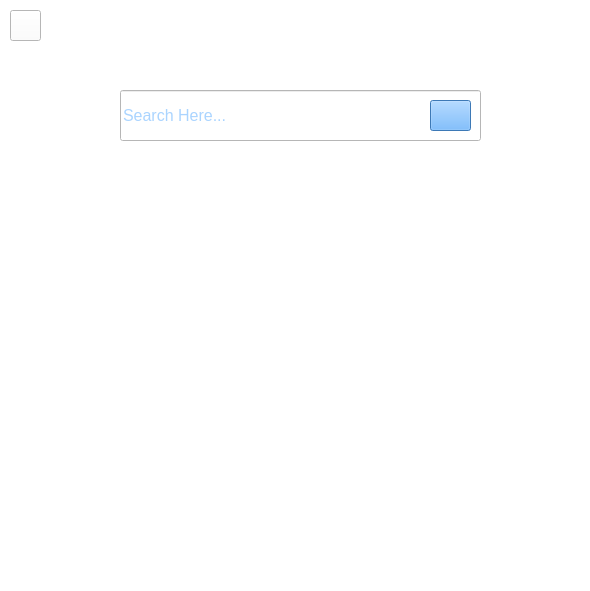
<?xml version="1.0" encoding="UTF-8"?>
<ui version="4.0">
 <class>Widget</class>
 <widget class="QWidget" name="Widget">
  <property name="geometry">
   <rect>
    <x>0</x>
    <y>0</y>
    <width>590</width>
    <height>591</height>
   </rect>
  </property>
  <property name="windowTitle">
   <string>Widget</string>
  </property>
  <widget class="QStackedWidget" name="stackedWidget">
   <property name="geometry">
    <rect>
     <x>0</x>
     <y>0</y>
     <width>591</width>
     <height>591</height>
    </rect>
   </property>
   <property name="sizeIncrement">
    <size>
     <width>0</width>
     <height>22</height>
    </size>
   </property>
   <property name="styleSheet">
    <string notr="true">background-color: rgb(255, 255, 255);

</string>
   </property>
   <property name="frameShape">
    <enum>QFrame::NoFrame</enum>
   </property>
   <property name="frameShadow">
    <enum>QFrame::Plain</enum>
   </property>
   <property name="currentIndex">
    <number>2</number>
   </property>
   <widget class="QWidget" name="page_0">
    <property name="styleSheet">
     <string notr="true">background-image: url(:/res/oisaw.png);</string>
    </property>
    <widget class="QPushButton" name="pushButton">
     <property name="geometry">
      <rect>
       <x>90</x>
       <y>290</y>
       <width>151</width>
       <height>51</height>
      </rect>
     </property>
     <property name="font">
      <font>
       <pointsize>11</pointsize>
       <bold>true</bold>
      </font>
     </property>
     <property name="styleSheet">
      <string notr="true">color: rgb(85, 170, 255);</string>
     </property>
     <property name="text">
      <string>GET STARTED</string>
     </property>
    </widget>
    <widget class="QPushButton" name="pushButton_2">
     <property name="geometry">
      <rect>
       <x>330</x>
       <y>290</y>
       <width>161</width>
       <height>51</height>
      </rect>
     </property>
     <property name="font">
      <font>
       <pointsize>11</pointsize>
       <bold>true</bold>
      </font>
     </property>
     <property name="styleSheet">
      <string notr="true">color: rgb(0, 170, 255);
color: rgb(85, 170, 255);</string>
     </property>
     <property name="text">
      <string>REGISTER</string>
     </property>
    </widget>
    <widget class="QPushButton" name="pushButton_3">
     <property name="geometry">
      <rect>
       <x>90</x>
       <y>430</y>
       <width>151</width>
       <height>51</height>
      </rect>
     </property>
     <property name="font">
      <font>
       <pointsize>9</pointsize>
       <bold>true</bold>
      </font>
     </property>
     <property name="styleSheet">
      <string notr="true">color: rgb(85, 170, 255);</string>
     </property>
     <property name="text">
      <string>Emergency Hotlines</string>
     </property>
    </widget>
    <widget class="QPushButton" name="pushButton_4">
     <property name="geometry">
      <rect>
       <x>330</x>
       <y>430</y>
       <width>161</width>
       <height>51</height>
      </rect>
     </property>
     <property name="font">
      <font>
       <pointsize>11</pointsize>
       <bold>true</bold>
      </font>
     </property>
     <property name="styleSheet">
      <string notr="true">color: rgb(85, 170, 255);</string>
     </property>
     <property name="text">
      <string>UPDATE</string>
     </property>
    </widget>
   </widget>
   <widget class="QWidget" name="page">
    <property name="styleSheet">
     <string notr="true">background-color: rgb(255, 255, 255);</string>
    </property>
    <widget class="QLabel" name="label_46">
     <property name="geometry">
      <rect>
       <x>0</x>
       <y>0</y>
       <width>591</width>
       <height>591</height>
      </rect>
     </property>
     <property name="text">
      <string/>
     </property>
     <property name="pixmap">
      <pixmap resource="picc.qrc">:/res/call.png</pixmap>
     </property>
     <property name="scaledContents">
      <bool>true</bool>
     </property>
    </widget>
    <widget class="QPushButton" name="pushButton_6">
     <property name="geometry">
      <rect>
       <x>10</x>
       <y>10</y>
       <width>41</width>
       <height>29</height>
      </rect>
     </property>
     <property name="text">
      <string/>
     </property>
     <property name="icon">
      <iconset resource="picc.qrc">
       <normaloff>:/res/png-clipart-button-back-s-blue-text.png</normaloff>:/res/png-clipart-button-back-s-blue-text.png</iconset>
     </property>
    </widget>
   </widget>
   <widget class="QWidget" name="page_2">
    <property name="styleSheet">
     <string notr="true">background-image: url(:/res/location.png);</string>
    </property>
    <widget class="QPushButton" name="button_2">
     <property name="geometry">
      <rect>
       <x>10</x>
       <y>10</y>
       <width>31</width>
       <height>31</height>
      </rect>
     </property>
     <property name="styleSheet">
      <string notr="true"/>
     </property>
     <property name="text">
      <string/>
     </property>
     <property name="icon">
      <iconset resource="picc.qrc">
       <normaloff>:/res/png-clipart-button-back-s-blue-text.png</normaloff>:/res/png-clipart-button-back-s-blue-text.png</iconset>
     </property>
    </widget>
    <widget class="QLineEdit" name="lineEdit">
     <property name="geometry">
      <rect>
       <x>120</x>
       <y>90</y>
       <width>361</width>
       <height>51</height>
      </rect>
     </property>
     <property name="font">
      <font>
       <pointsize>12</pointsize>
      </font>
     </property>
     <property name="layoutDirection">
      <enum>Qt::LeftToRight</enum>
     </property>
     <property name="autoFillBackground">
      <bool>false</bool>
     </property>
     <property name="styleSheet">
      <string notr="true">color: rgb(85, 170, 255);
background-image: url(:/res/back ground.png);
background-color: rgb(255, 255, 255);
</string>
     </property>
     <property name="inputMask">
      <string/>
     </property>
     <property name="text">
      <string/>
     </property>
     <property name="maxLength">
      <number>32766</number>
     </property>
     <property name="placeholderText">
      <string>Search Here...</string>
     </property>
    </widget>
    <widget class="QPushButton" name="button_3">
     <property name="geometry">
      <rect>
       <x>430</x>
       <y>100</y>
       <width>41</width>
       <height>31</height>
      </rect>
     </property>
     <property name="styleSheet">
      <string notr="true">background-color: rgb(85, 170, 255);
color: rgb(85, 170, 255);
background-image: url(:/res/back ground.png);</string>
     </property>
     <property name="text">
      <string/>
     </property>
     <property name="icon">
      <iconset resource="picc.qrc">
       <normaloff>:/res/search.png</normaloff>:/res/search.png</iconset>
     </property>
     <property name="autoRepeatInterval">
      <number>102</number>
     </property>
    </widget>
    <zorder>lineEdit</zorder>
    <zorder>button_2</zorder>
    <zorder>button_3</zorder>
   </widget>
   <widget class="QWidget" name="page_1">
    <property name="maximumSize">
     <size>
      <width>16777215</width>
      <height>16777212</height>
     </size>
    </property>
    <property name="font">
     <font>
      <family>Times New Roman</family>
     </font>
    </property>
    <property name="styleSheet">
     <string notr="true">background-image: url(:/res/oisaw.png);</string>
    </property>
    <widget class="QPushButton" name="save">
     <property name="geometry">
      <rect>
       <x>390</x>
       <y>420</y>
       <width>61</width>
       <height>31</height>
      </rect>
     </property>
     <property name="font">
      <font>
       <family>Segoe UI</family>
       <pointsize>12</pointsize>
      </font>
     </property>
     <property name="styleSheet">
      <string notr="true">color: rgb(85, 170, 255);</string>
     </property>
     <property name="text">
      <string>SAVE</string>
     </property>
    </widget>
    <widget class="QPushButton" name="button_1">
     <property name="geometry">
      <rect>
       <x>140</x>
       <y>220</y>
       <width>171</width>
       <height>29</height>
      </rect>
     </property>
     <property name="font">
      <font>
       <family>Segoe UI</family>
       <pointsize>12</pointsize>
      </font>
     </property>
     <property name="styleSheet">
      <string notr="true">color: rgb(85, 170, 255);</string>
     </property>
     <property name="text">
      <string>CHECK UPDATES...</string>
     </property>
    </widget>
    <widget class="QWidget" name="layoutWidget">
     <property name="geometry">
      <rect>
       <x>140</x>
       <y>378</y>
       <width>311</width>
       <height>30</height>
      </rect>
     </property>
     <layout class="QHBoxLayout" name="_2">
      <property name="leftMargin">
       <number>3</number>
      </property>
      <item>
       <widget class="QLabel" name="label_5">
        <property name="font">
         <font>
          <pointsize>12</pointsize>
         </font>
        </property>
        <property name="styleSheet">
         <string notr="true">color: rgb(85, 170, 255);
background-color: rgb(85, 170, 255);
background-image: url(:/res/back ground.png);</string>
        </property>
        <property name="text">
         <string>ADDRESS:</string>
        </property>
        <property name="textFormat">
         <enum>Qt::PlainText</enum>
        </property>
       </widget>
      </item>
      <item>
       <widget class="QLineEdit" name="address">
        <property name="styleSheet">
         <string notr="true">color: rgb(0, 0, 0);</string>
        </property>
       </widget>
      </item>
     </layout>
    </widget>
    <widget class="QWidget" name="layoutWidget">
     <property name="geometry">
      <rect>
       <x>140</x>
       <y>300</y>
       <width>311</width>
       <height>30</height>
      </rect>
     </property>
     <layout class="QHBoxLayout" name="horizontalLayout_3">
      <item>
       <widget class="QLabel" name="label">
        <property name="font">
         <font>
          <pointsize>12</pointsize>
         </font>
        </property>
        <property name="styleSheet">
         <string notr="true">color: rgb(85, 170, 255);
background-image: url(:/res/backfinal.png);</string>
        </property>
        <property name="text">
         <string>NAME:</string>
        </property>
        <property name="textFormat">
         <enum>Qt::PlainText</enum>
        </property>
        <property name="scaledContents">
         <bool>true</bool>
        </property>
       </widget>
      </item>
      <item>
       <widget class="QLineEdit" name="name">
        <property name="sizeIncrement">
         <size>
          <width>0</width>
          <height>47</height>
         </size>
        </property>
        <property name="styleSheet">
         <string notr="true">color: rgb(0, 0, 0);</string>
        </property>
        <property name="text">
         <string/>
        </property>
       </widget>
      </item>
     </layout>
    </widget>
    <widget class="QWidget" name="layoutWidget">
     <property name="geometry">
      <rect>
       <x>140</x>
       <y>338</y>
       <width>311</width>
       <height>30</height>
      </rect>
     </property>
     <layout class="QHBoxLayout" name="horizontalLayout_2">
      <item>
       <widget class="QLabel" name="label_4">
        <property name="font">
         <font>
          <pointsize>12</pointsize>
         </font>
        </property>
        <property name="styleSheet">
         <string notr="true">color: rgb(85, 170, 255);
background-image: url(:/res/back ground.png);</string>
        </property>
        <property name="text">
         <string>AGE:</string>
        </property>
        <property name="textFormat">
         <enum>Qt::PlainText</enum>
        </property>
       </widget>
      </item>
      <item>
       <widget class="QLineEdit" name="age">
        <property name="styleSheet">
         <string notr="true">color: rgb(0, 0, 0);</string>
        </property>
       </widget>
      </item>
     </layout>
    </widget>
    <widget class="QPushButton" name="pushButton_5">
     <property name="geometry">
      <rect>
       <x>10</x>
       <y>10</y>
       <width>31</width>
       <height>21</height>
      </rect>
     </property>
     <property name="text">
      <string/>
     </property>
     <property name="icon">
      <iconset resource="picc.qrc">
       <normaloff>:/res/png-clipart-button-back-s-blue-text.png</normaloff>:/res/png-clipart-button-back-s-blue-text.png</iconset>
     </property>
    </widget>
   </widget>
   <widget class="QWidget" name="page_9">
    <property name="styleSheet">
     <string notr="true">background-image: url(:/res/backfinal.png);</string>
    </property>
    <widget class="QPushButton" name="pushButton_7">
     <property name="geometry">
      <rect>
       <x>10</x>
       <y>10</y>
       <width>41</width>
       <height>29</height>
      </rect>
     </property>
     <property name="text">
      <string/>
     </property>
     <property name="icon">
      <iconset resource="picc.qrc">
       <normaloff>:/res/png-clipart-button-back-s-blue-text.png</normaloff>:/res/png-clipart-button-back-s-blue-text.png</iconset>
     </property>
    </widget>
    <widget class="QLineEdit" name="searchName">
     <property name="geometry">
      <rect>
       <x>30</x>
       <y>60</y>
       <width>511</width>
       <height>28</height>
      </rect>
     </property>
     <property name="styleSheet">
      <string notr="true">color: rgb(0, 0, 0);</string>
     </property>
     <property name="placeholderText">
      <string>Search Name...</string>
     </property>
    </widget>
    <widget class="QPushButton" name="searchButton">
     <property name="geometry">
      <rect>
       <x>502</x>
       <y>60</y>
       <width>31</width>
       <height>29</height>
      </rect>
     </property>
     <property name="text">
      <string/>
     </property>
     <property name="icon">
      <iconset resource="picc.qrc">
       <normaloff>:/res/search.png</normaloff>:/res/search.png</iconset>
     </property>
     <property name="iconSize">
      <size>
       <width>20</width>
       <height>20</height>
      </size>
     </property>
    </widget>
    <widget class="QTableWidget" name="dataTable">
     <property name="geometry">
      <rect>
       <x>30</x>
       <y>100</y>
       <width>511</width>
       <height>81</height>
      </rect>
     </property>
     <property name="styleSheet">
      <string notr="true">border-color: rgb(0, 0, 0);
background-color: rgb(170, 255, 255);
background-color: rgb(170, 255, 255);
color: rgb(0, 0, 0);
background-color: rgb(255, 255, 255);</string>
     </property>
    </widget>
    <widget class="QPushButton" name="updateButton">
     <property name="geometry">
      <rect>
       <x>360</x>
       <y>190</y>
       <width>83</width>
       <height>29</height>
      </rect>
     </property>
     <property name="styleSheet">
      <string notr="true">color: rgb(0, 0, 0);
font: 700 9pt &quot;Segoe UI&quot;;</string>
     </property>
     <property name="text">
      <string>UPDATE</string>
     </property>
    </widget>
    <widget class="QPushButton" name="deleteButton">
     <property name="geometry">
      <rect>
       <x>460</x>
       <y>190</y>
       <width>83</width>
       <height>29</height>
      </rect>
     </property>
     <property name="styleSheet">
      <string notr="true">color: rgb(0, 0, 0);
font: 600 italic 9pt &quot;Segoe UI&quot;;
font: 700 9pt &quot;Segoe UI&quot;;</string>
     </property>
     <property name="text">
      <string>DELETE</string>
     </property>
    </widget>
   </widget>
   <widget class="QWidget" name="page_3">
    <property name="styleSheet">
     <string notr="true">background-color: rgb(244, 255, 240);</string>
    </property>
    <widget class="QPushButton" name="button_4">
     <property name="geometry">
      <rect>
       <x>10</x>
       <y>10</y>
       <width>31</width>
       <height>31</height>
      </rect>
     </property>
     <property name="text">
      <string/>
     </property>
     <property name="icon">
      <iconset resource="picc.qrc">
       <normaloff>:/res/png-clipart-button-back-s-blue-text.png</normaloff>:/res/png-clipart-button-back-s-blue-text.png</iconset>
     </property>
    </widget>
    <widget class="QLabel" name="label_17">
     <property name="geometry">
      <rect>
       <x>500</x>
       <y>150</y>
       <width>81</width>
       <height>20</height>
      </rect>
     </property>
     <property name="font">
      <font>
       <family>Segoe UI</family>
       <pointsize>12</pointsize>
       <italic>false</italic>
       <bold>true</bold>
      </font>
     </property>
     <property name="styleSheet">
      <string notr="true">color: rgb(0, 0, 255);
font: 700 12pt &quot;Segoe UI&quot;;</string>
     </property>
     <property name="text">
      <string/>
     </property>
    </widget>
    <widget class="QLabel" name="label_16">
     <property name="geometry">
      <rect>
       <x>440</x>
       <y>130</y>
       <width>51</width>
       <height>51</height>
      </rect>
     </property>
     <property name="text">
      <string/>
     </property>
     <property name="pixmap">
      <pixmap resource="picc.qrc">:/res/hum.png</pixmap>
     </property>
     <property name="scaledContents">
      <bool>true</bool>
     </property>
    </widget>
    <widget class="QLabel" name="label_19">
     <property name="geometry">
      <rect>
       <x>50</x>
       <y>10</y>
       <width>171</width>
       <height>20</height>
      </rect>
     </property>
     <property name="font">
      <font>
       <pointsize>12</pointsize>
       <bold>true</bold>
      </font>
     </property>
     <property name="styleSheet">
      <string notr="true">color: rgb(0, 85, 0);</string>
     </property>
     <property name="text">
      <string>STATION 1: ASIGA</string>
     </property>
    </widget>
    <widget class="QLabel" name="label_15">
     <property name="geometry">
      <rect>
       <x>440</x>
       <y>60</y>
       <width>51</width>
       <height>51</height>
      </rect>
     </property>
     <property name="text">
      <string/>
     </property>
     <property name="pixmap">
      <pixmap resource="picc.qrc">:/res/tempt.png</pixmap>
     </property>
     <property name="scaledContents">
      <bool>true</bool>
     </property>
    </widget>
    <widget class="QLabel" name="label_10">
     <property name="geometry">
      <rect>
       <x>190</x>
       <y>360</y>
       <width>211</width>
       <height>201</height>
      </rect>
     </property>
     <property name="text">
      <string/>
     </property>
     <property name="pixmap">
      <pixmap resource="picc.qrc">:/res/Button_Icon_Green.svg-removebg-preview.png</pixmap>
     </property>
     <property name="scaledContents">
      <bool>true</bool>
     </property>
    </widget>
    <widget class="QLabel" name="label_9">
     <property name="geometry">
      <rect>
       <x>500</x>
       <y>80</y>
       <width>81</width>
       <height>20</height>
      </rect>
     </property>
     <property name="styleSheet">
      <string notr="true">color: rgb(170, 0, 0);
font: 700 12pt &quot;Segoe UI&quot;;</string>
     </property>
     <property name="frameShape">
      <enum>QFrame::StyledPanel</enum>
     </property>
     <property name="text">
      <string/>
     </property>
    </widget>
    <widget class="QLabel" name="label_8">
     <property name="geometry">
      <rect>
       <x>440</x>
       <y>200</y>
       <width>91</width>
       <height>20</height>
      </rect>
     </property>
     <property name="styleSheet">
      <string notr="true">color: rgb(85, 85, 127);
font: 700 11pt &quot;Segoe UI&quot;;</string>
     </property>
     <property name="text">
      <string>TextLabel</string>
     </property>
    </widget>
    <widget class="QLabel" name="label_12">
     <property name="geometry">
      <rect>
       <x>440</x>
       <y>230</y>
       <width>21</width>
       <height>21</height>
      </rect>
     </property>
     <property name="frameShape">
      <enum>QFrame::NoFrame</enum>
     </property>
     <property name="midLineWidth">
      <number>2</number>
     </property>
     <property name="text">
      <string/>
     </property>
     <property name="pixmap">
      <pixmap resource="picc.qrc">:/res/Button_Icon_Green.svg-removebg-preview.png</pixmap>
     </property>
     <property name="scaledContents">
      <bool>true</bool>
     </property>
    </widget>
    <widget class="QLabel" name="label_14">
     <property name="geometry">
      <rect>
       <x>440</x>
       <y>290</y>
       <width>21</width>
       <height>21</height>
      </rect>
     </property>
     <property name="text">
      <string/>
     </property>
     <property name="pixmap">
      <pixmap resource="picc.qrc">:/res/red-removebg-preview.png</pixmap>
     </property>
     <property name="scaledContents">
      <bool>true</bool>
     </property>
    </widget>
    <widget class="QLabel" name="label_28">
     <property name="geometry">
      <rect>
       <x>440</x>
       <y>260</y>
       <width>21</width>
       <height>21</height>
      </rect>
     </property>
     <property name="text">
      <string/>
     </property>
     <property name="pixmap">
      <pixmap resource="picc.qrc">:/res/large-orange-circle_1f7e0-removebg-preview.png</pixmap>
     </property>
     <property name="scaledContents">
      <bool>true</bool>
     </property>
    </widget>
    <widget class="QLabel" name="label_29">
     <property name="geometry">
      <rect>
       <x>470</x>
       <y>230</y>
       <width>71</width>
       <height>20</height>
      </rect>
     </property>
     <property name="styleSheet">
      <string notr="true">color: rgb(0, 255, 0);
font: 700 9pt &quot;Segoe UI&quot;;</string>
     </property>
     <property name="text">
      <string/>
     </property>
    </widget>
    <widget class="QLabel" name="label_30">
     <property name="geometry">
      <rect>
       <x>470</x>
       <y>260</y>
       <width>91</width>
       <height>20</height>
      </rect>
     </property>
     <property name="styleSheet">
      <string notr="true">color: rgb(255, 85, 0);
font: 700 9pt &quot;Segoe UI&quot;;</string>
     </property>
     <property name="text">
      <string/>
     </property>
    </widget>
    <widget class="QLabel" name="label_31">
     <property name="geometry">
      <rect>
       <x>470</x>
       <y>290</y>
       <width>71</width>
       <height>20</height>
      </rect>
     </property>
     <property name="styleSheet">
      <string notr="true">color: rgb(170, 0, 0);
font: 700 9pt &quot;Segoe UI&quot;;</string>
     </property>
     <property name="text">
      <string/>
     </property>
    </widget>
    <widget class="QLabel" name="label_18">
     <property name="geometry">
      <rect>
       <x>50</x>
       <y>40</y>
       <width>371</width>
       <height>301</height>
      </rect>
     </property>
     <property name="text">
      <string/>
     </property>
     <property name="pixmap">
      <pixmap resource="picc.qrc">:/res/mapg.png</pixmap>
     </property>
     <property name="scaledContents">
      <bool>true</bool>
     </property>
    </widget>
   </widget>
   <widget class="QWidget" name="page_4">
    <property name="styleSheet">
     <string notr="true">background-color: rgb(234, 237, 255);
background-color: rgb(255, 255, 255);</string>
    </property>
    <widget class="QPushButton" name="button_5">
     <property name="geometry">
      <rect>
       <x>10</x>
       <y>10</y>
       <width>31</width>
       <height>31</height>
      </rect>
     </property>
     <property name="text">
      <string/>
     </property>
     <property name="icon">
      <iconset resource="picc.qrc">
       <normaloff>:/res/png-clipart-button-back-s-blue-text.png</normaloff>:/res/png-clipart-button-back-s-blue-text.png</iconset>
     </property>
    </widget>
    <widget class="QLabel" name="label_2">
     <property name="geometry">
      <rect>
       <x>50</x>
       <y>40</y>
       <width>381</width>
       <height>301</height>
      </rect>
     </property>
     <property name="text">
      <string/>
     </property>
     <property name="pixmap">
      <pixmap resource="picc.qrc">:/res/bl.png</pixmap>
     </property>
     <property name="scaledContents">
      <bool>true</bool>
     </property>
    </widget>
    <widget class="QLabel" name="label_20">
     <property name="geometry">
      <rect>
       <x>60</x>
       <y>10</y>
       <width>231</width>
       <height>20</height>
      </rect>
     </property>
     <property name="font">
      <font>
       <pointsize>12</pointsize>
       <bold>true</bold>
      </font>
     </property>
     <property name="styleSheet">
      <string notr="true">color: rgb(0, 255, 255);
color: rgb(0, 0, 127);</string>
     </property>
     <property name="midLineWidth">
      <number>25</number>
     </property>
     <property name="text">
      <string>STATION 2: ANDANAN</string>
     </property>
    </widget>
    <widget class="QLabel" name="label_21">
     <property name="geometry">
      <rect>
       <x>210</x>
       <y>360</y>
       <width>201</width>
       <height>191</height>
      </rect>
     </property>
     <property name="text">
      <string/>
     </property>
     <property name="pixmap">
      <pixmap resource="picc.qrc">:/res/red-removebg-preview.png</pixmap>
     </property>
     <property name="scaledContents">
      <bool>true</bool>
     </property>
    </widget>
    <widget class="QLabel" name="label_23">
     <property name="geometry">
      <rect>
       <x>440</x>
       <y>60</y>
       <width>51</width>
       <height>51</height>
      </rect>
     </property>
     <property name="text">
      <string/>
     </property>
     <property name="pixmap">
      <pixmap resource="picc.qrc">:/res/tempt.png</pixmap>
     </property>
     <property name="scaledContents">
      <bool>true</bool>
     </property>
    </widget>
    <widget class="QLabel" name="label_24">
     <property name="geometry">
      <rect>
       <x>440</x>
       <y>130</y>
       <width>51</width>
       <height>51</height>
      </rect>
     </property>
     <property name="text">
      <string/>
     </property>
     <property name="pixmap">
      <pixmap resource="picc.qrc">:/res/hum.png</pixmap>
     </property>
     <property name="scaledContents">
      <bool>true</bool>
     </property>
    </widget>
    <widget class="QLabel" name="label_25">
     <property name="geometry">
      <rect>
       <x>500</x>
       <y>80</y>
       <width>81</width>
       <height>20</height>
      </rect>
     </property>
     <property name="font">
      <font>
       <family>Segoe UI</family>
       <pointsize>12</pointsize>
       <italic>false</italic>
       <bold>true</bold>
      </font>
     </property>
     <property name="styleSheet">
      <string notr="true">color: rgb(170, 0, 0);
font: 700 12pt &quot;Segoe UI&quot;;</string>
     </property>
     <property name="text">
      <string/>
     </property>
    </widget>
    <widget class="QLabel" name="label_26">
     <property name="geometry">
      <rect>
       <x>500</x>
       <y>150</y>
       <width>71</width>
       <height>20</height>
      </rect>
     </property>
     <property name="font">
      <font>
       <family>Segoe UI</family>
       <pointsize>12</pointsize>
       <italic>false</italic>
       <bold>true</bold>
      </font>
     </property>
     <property name="styleSheet">
      <string notr="true">color: rgb(0, 0, 127);
font: 700 12pt &quot;Segoe UI&quot;;</string>
     </property>
     <property name="text">
      <string/>
     </property>
    </widget>
    <widget class="QLabel" name="label_32">
     <property name="geometry">
      <rect>
       <x>440</x>
       <y>200</y>
       <width>91</width>
       <height>20</height>
      </rect>
     </property>
     <property name="styleSheet">
      <string notr="true">color: rgb(85, 85, 127);
font: 700 11pt &quot;Segoe UI&quot;;</string>
     </property>
     <property name="text">
      <string>TextLabel</string>
     </property>
    </widget>
    <widget class="QLabel" name="label_33">
     <property name="geometry">
      <rect>
       <x>440</x>
       <y>230</y>
       <width>21</width>
       <height>21</height>
      </rect>
     </property>
     <property name="text">
      <string/>
     </property>
     <property name="pixmap">
      <pixmap resource="picc.qrc">:/res/Button_Icon_Green.svg-removebg-preview.png</pixmap>
     </property>
     <property name="scaledContents">
      <bool>true</bool>
     </property>
    </widget>
    <widget class="QLabel" name="label_34">
     <property name="geometry">
      <rect>
       <x>440</x>
       <y>260</y>
       <width>21</width>
       <height>21</height>
      </rect>
     </property>
     <property name="text">
      <string/>
     </property>
     <property name="pixmap">
      <pixmap resource="picc.qrc">:/res/large-orange-circle_1f7e0-removebg-preview.png</pixmap>
     </property>
     <property name="scaledContents">
      <bool>true</bool>
     </property>
    </widget>
    <widget class="QLabel" name="label_35">
     <property name="geometry">
      <rect>
       <x>440</x>
       <y>290</y>
       <width>21</width>
       <height>21</height>
      </rect>
     </property>
     <property name="text">
      <string/>
     </property>
     <property name="pixmap">
      <pixmap resource="picc.qrc">:/res/red-removebg-preview.png</pixmap>
     </property>
     <property name="scaledContents">
      <bool>true</bool>
     </property>
    </widget>
    <widget class="QLabel" name="label_36">
     <property name="geometry">
      <rect>
       <x>470</x>
       <y>230</y>
       <width>71</width>
       <height>20</height>
      </rect>
     </property>
     <property name="styleSheet">
      <string notr="true">color: rgb(85, 255, 0);
font: 700 9pt &quot;Segoe UI&quot;;
</string>
     </property>
     <property name="text">
      <string/>
     </property>
    </widget>
    <widget class="QLabel" name="label_37">
     <property name="geometry">
      <rect>
       <x>470</x>
       <y>260</y>
       <width>71</width>
       <height>20</height>
      </rect>
     </property>
     <property name="styleSheet">
      <string notr="true">color: rgb(255, 85, 0);
font: 700 9pt &quot;Segoe UI&quot;;</string>
     </property>
     <property name="text">
      <string/>
     </property>
    </widget>
    <widget class="QLabel" name="label_38">
     <property name="geometry">
      <rect>
       <x>470</x>
       <y>290</y>
       <width>71</width>
       <height>20</height>
      </rect>
     </property>
     <property name="styleSheet">
      <string notr="true">color: rgb(170, 0, 0);
font: 700 9pt &quot;Segoe UI&quot;;</string>
     </property>
     <property name="text">
      <string/>
     </property>
    </widget>
   </widget>
   <widget class="QWidget" name="page_5">
    <property name="styleSheet">
     <string notr="true">background-color: rgb(255, 255, 255);</string>
    </property>
    <widget class="QPushButton" name="button_6">
     <property name="geometry">
      <rect>
       <x>10</x>
       <y>10</y>
       <width>31</width>
       <height>31</height>
      </rect>
     </property>
     <property name="text">
      <string/>
     </property>
     <property name="icon">
      <iconset resource="picc.qrc">
       <normaloff>:/res/png-clipart-button-back-s-blue-text.png</normaloff>:/res/png-clipart-button-back-s-blue-text.png</iconset>
     </property>
    </widget>
    <widget class="QLabel" name="label_3">
     <property name="geometry">
      <rect>
       <x>60</x>
       <y>10</y>
       <width>181</width>
       <height>20</height>
      </rect>
     </property>
     <property name="font">
      <font>
       <pointsize>12</pointsize>
       <bold>true</bold>
      </font>
     </property>
     <property name="styleSheet">
      <string notr="true">color: rgb(170, 0, 255);</string>
     </property>
     <property name="text">
      <string>STATION 3: BISLIG</string>
     </property>
    </widget>
    <widget class="QLabel" name="label_6">
     <property name="geometry">
      <rect>
       <x>50</x>
       <y>40</y>
       <width>381</width>
       <height>291</height>
      </rect>
     </property>
     <property name="text">
      <string/>
     </property>
     <property name="pixmap">
      <pixmap resource="picc.qrc">:/res/vk.png</pixmap>
     </property>
     <property name="scaledContents">
      <bool>true</bool>
     </property>
    </widget>
    <widget class="QLabel" name="label_7">
     <property name="geometry">
      <rect>
       <x>190</x>
       <y>350</y>
       <width>221</width>
       <height>201</height>
      </rect>
     </property>
     <property name="text">
      <string/>
     </property>
     <property name="pixmap">
      <pixmap resource="picc.qrc">:/res/large-orange-circle_1f7e0-removebg-preview.png</pixmap>
     </property>
     <property name="scaledContents">
      <bool>true</bool>
     </property>
    </widget>
    <widget class="QLabel" name="label_11">
     <property name="geometry">
      <rect>
       <x>440</x>
       <y>60</y>
       <width>51</width>
       <height>51</height>
      </rect>
     </property>
     <property name="text">
      <string/>
     </property>
     <property name="pixmap">
      <pixmap resource="picc.qrc">:/res/tempt.png</pixmap>
     </property>
     <property name="scaledContents">
      <bool>true</bool>
     </property>
    </widget>
    <widget class="QLabel" name="label_13">
     <property name="geometry">
      <rect>
       <x>440</x>
       <y>130</y>
       <width>51</width>
       <height>51</height>
      </rect>
     </property>
     <property name="text">
      <string/>
     </property>
     <property name="pixmap">
      <pixmap resource="picc.qrc">:/res/hum.png</pixmap>
     </property>
     <property name="scaledContents">
      <bool>true</bool>
     </property>
    </widget>
    <widget class="QLabel" name="label_22">
     <property name="geometry">
      <rect>
       <x>500</x>
       <y>80</y>
       <width>71</width>
       <height>20</height>
      </rect>
     </property>
     <property name="font">
      <font>
       <family>Segoe UI</family>
       <pointsize>12</pointsize>
       <italic>false</italic>
       <bold>true</bold>
      </font>
     </property>
     <property name="styleSheet">
      <string notr="true">color: rgb(255, 0, 0);
font: 700 12pt &quot;Segoe UI&quot;;</string>
     </property>
     <property name="text">
      <string/>
     </property>
    </widget>
    <widget class="QLabel" name="label_27">
     <property name="geometry">
      <rect>
       <x>500</x>
       <y>150</y>
       <width>71</width>
       <height>20</height>
      </rect>
     </property>
     <property name="font">
      <font>
       <family>Segoe UI</family>
       <pointsize>12</pointsize>
       <italic>false</italic>
       <bold>true</bold>
      </font>
     </property>
     <property name="styleSheet">
      <string notr="true">color: rgb(0, 0, 255);
font: 700 12pt &quot;Segoe UI&quot;;</string>
     </property>
     <property name="text">
      <string/>
     </property>
    </widget>
    <widget class="QLabel" name="label_39">
     <property name="geometry">
      <rect>
       <x>440</x>
       <y>200</y>
       <width>81</width>
       <height>20</height>
      </rect>
     </property>
     <property name="styleSheet">
      <string notr="true">color: rgb(85, 85, 127);
font: 700 11pt &quot;Segoe UI&quot;;</string>
     </property>
     <property name="text">
      <string/>
     </property>
    </widget>
    <widget class="QLabel" name="label_40">
     <property name="geometry">
      <rect>
       <x>440</x>
       <y>230</y>
       <width>21</width>
       <height>21</height>
      </rect>
     </property>
     <property name="text">
      <string/>
     </property>
     <property name="pixmap">
      <pixmap resource="picc.qrc">:/res/Button_Icon_Green.svg-removebg-preview.png</pixmap>
     </property>
     <property name="scaledContents">
      <bool>true</bool>
     </property>
    </widget>
    <widget class="QLabel" name="label_41">
     <property name="geometry">
      <rect>
       <x>440</x>
       <y>260</y>
       <width>21</width>
       <height>21</height>
      </rect>
     </property>
     <property name="text">
      <string/>
     </property>
     <property name="pixmap">
      <pixmap resource="picc.qrc">:/res/large-orange-circle_1f7e0-removebg-preview.png</pixmap>
     </property>
     <property name="scaledContents">
      <bool>true</bool>
     </property>
    </widget>
    <widget class="QLabel" name="label_42">
     <property name="geometry">
      <rect>
       <x>440</x>
       <y>290</y>
       <width>21</width>
       <height>21</height>
      </rect>
     </property>
     <property name="text">
      <string/>
     </property>
     <property name="pixmap">
      <pixmap resource="picc.qrc">:/res/red-removebg-preview.png</pixmap>
     </property>
     <property name="scaledContents">
      <bool>true</bool>
     </property>
    </widget>
    <widget class="QLabel" name="label_43">
     <property name="geometry">
      <rect>
       <x>470</x>
       <y>230</y>
       <width>71</width>
       <height>20</height>
      </rect>
     </property>
     <property name="styleSheet">
      <string notr="true">color: rgb(85, 255, 0);
font: 700 9pt &quot;Segoe UI&quot;;</string>
     </property>
     <property name="text">
      <string/>
     </property>
    </widget>
    <widget class="QLabel" name="label_44">
     <property name="geometry">
      <rect>
       <x>470</x>
       <y>260</y>
       <width>71</width>
       <height>20</height>
      </rect>
     </property>
     <property name="styleSheet">
      <string notr="true">color: rgb(255, 85, 0);
font: 700 9pt &quot;Segoe UI&quot;;</string>
     </property>
     <property name="text">
      <string/>
     </property>
    </widget>
    <widget class="QLabel" name="label_45">
     <property name="geometry">
      <rect>
       <x>470</x>
       <y>290</y>
       <width>71</width>
       <height>20</height>
      </rect>
     </property>
     <property name="styleSheet">
      <string notr="true">color: rgb(170, 0, 0);
font: 700 9pt &quot;Segoe UI&quot;;</string>
     </property>
     <property name="text">
      <string/>
     </property>
    </widget>
   </widget>
   <widget class="QWidget" name="page_6">
    <property name="styleSheet">
     <string notr="true">
background-image: url(:/res/graphf.png);</string>
    </property>
    <widget class="QPushButton" name="button_7">
     <property name="geometry">
      <rect>
       <x>10</x>
       <y>10</y>
       <width>31</width>
       <height>31</height>
      </rect>
     </property>
     <property name="text">
      <string/>
     </property>
     <property name="icon">
      <iconset resource="picc.qrc">
       <normaloff>:/res/png-clipart-button-back-s-blue-text.png</normaloff>:/res/png-clipart-button-back-s-blue-text.png</iconset>
     </property>
    </widget>
   </widget>
   <widget class="QWidget" name="page_7">
    <property name="styleSheet">
     <string notr="true">background-image: url(:/res/graphf.png);</string>
    </property>
    <widget class="QPushButton" name="button_8">
     <property name="geometry">
      <rect>
       <x>10</x>
       <y>10</y>
       <width>31</width>
       <height>31</height>
      </rect>
     </property>
     <property name="text">
      <string/>
     </property>
     <property name="icon">
      <iconset resource="picc.qrc">
       <normaloff>:/res/png-clipart-button-back-s-blue-text.png</normaloff>:/res/png-clipart-button-back-s-blue-text.png</iconset>
     </property>
    </widget>
   </widget>
   <widget class="QWidget" name="page_8">
    <property name="styleSheet">
     <string notr="true">background-image: url(:/res/graphf.png);</string>
    </property>
    <widget class="QPushButton" name="button_9">
     <property name="geometry">
      <rect>
       <x>10</x>
       <y>10</y>
       <width>31</width>
       <height>31</height>
      </rect>
     </property>
     <property name="text">
      <string/>
     </property>
     <property name="icon">
      <iconset resource="picc.qrc">
       <normaloff>:/res/png-clipart-button-back-s-blue-text.png</normaloff>:/res/png-clipart-button-back-s-blue-text.png</iconset>
     </property>
    </widget>
   </widget>
  </widget>
 </widget>
 <resources>
  <include location="picc.qrc"/>
 </resources>
 <connections/>
</ui>
